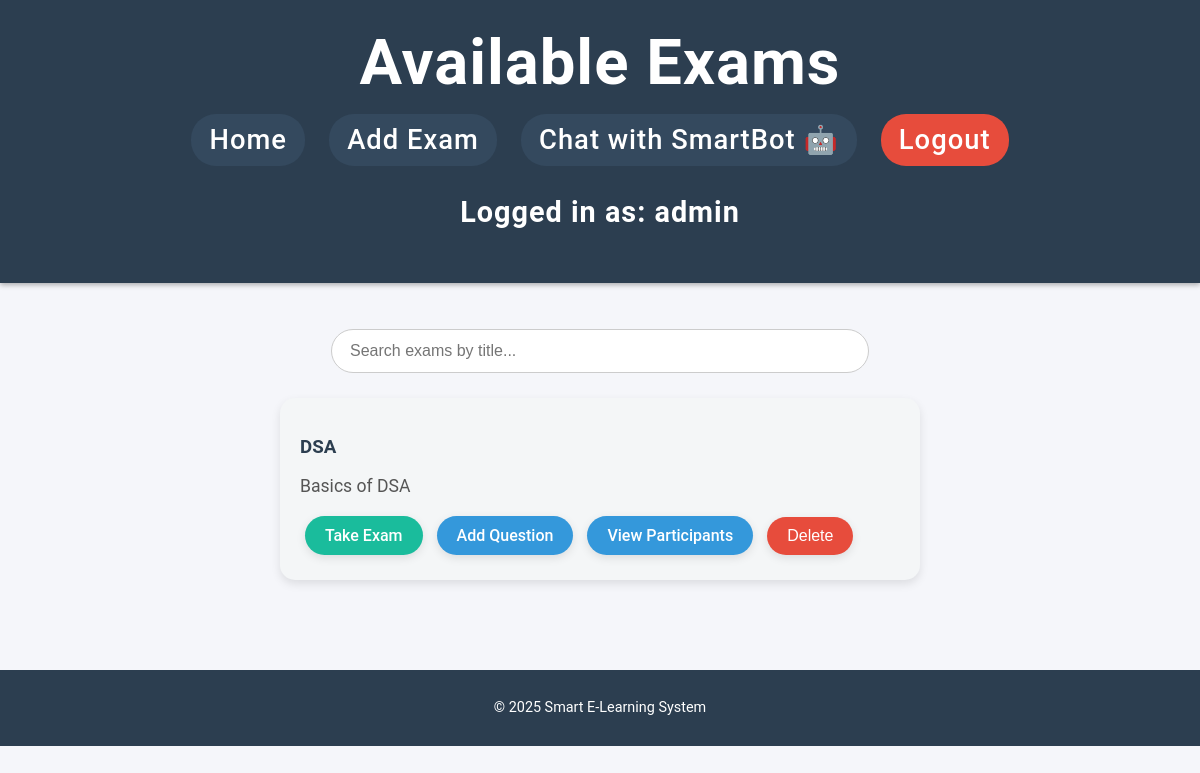
The page /exam_list (signed in) on the database its author committed.
### app.py (models this page shows, shortened)
class User(db.Model):
    id = db.Column(db.Integer, primary_key=True)
    fullname = db.Column(db.String(150), nullable=False)
    email = db.Column(db.String(150), unique=True, nullable=False)
    password_hash = db.Column(db.String(200), nullable=False)
    is_admin = db.Column(db.Boolean, default=False)

class Exam(db.Model):
    id = db.Column(db.Integer, primary_key=True)
    title = db.Column(db.String(150), nullable=False)
    description = db.Column(db.String(300))
    questions = db.relationship('Question', backref='exam', lazy=True)

### app.py (the view)
@app.route('/exam_list')
@login_required
def exam_list():
    exams = Exam.query.all()
    taken_exam_ids = [r.exam_id for r in Result.query.filter_by(user_id=g.user.id).all()]
    return render_template('exam_list.html', exams=exams, taken_exam_ids=taken_exam_ids)

### app.py (called while the page is built)
def login_required(f):
    @wraps(f)
    def decorated_function(*args, **kwargs):
        if 'user_id' not in session:
            flash("Please login to access this page.", "warning")
            return redirect(url_for('login'))
        return f(*args, **kwargs)
    return decorated_function

@app.before_request
def load_logged_in_user():
    g.user = None
    if 'user_id' in session:
        g.user = User.query.get(session['user_id'])

### templates/exam_list.html (shortened to what this page needs)
<!DOCTYPE html>
<html lang="en">
<head>
    <link rel="stylesheet" href="{{ url_for('static', filename='style.css') }}">
</head>
<body>
    <header>
        <h1>Available Exams</h1>
        <nav>
            <a href="{{ url_for('home') }}">Home</a>
            {% if g.user.is_admin %}
                <a href="{{ url_for('add_exam') }}">Add Exam</a>
            {% endif %}
            <a href="{{ url_for('chat') }}">Chat with SmartBot 🤖</a>
            <a href="{{ url_for('logout') }}" class="logout">Logout</a>
        </nav>
        {% if g.user %}
        <p>Logged in as: <strong>{{ g.user.fullname }}</strong></p>
        {% endif %}
    </header>
    <main>
        <div class="search-box">
            <input type="text" id="searchInput" placeholder="Search exams by title...">
        </div>
        {% if exams %}
            <div id="examContainer">
                {% for exam in exams %}
                    <div class="exam-card">
                        <h3 class="exam-title">
                            {{ exam.title }}
                        </h3>
                        <p>{{ exam.description or "No description available." }}</p>
                        {% if exam.id in taken_exam_ids %}
                            <a class="btn btn-disabled">Already Taken</a>
                        {% else %}
                            <a href="{{ url_for('take_exam', exam_id=exam.id) }}" class="btn">Take Exam</a>
                        {% endif %}
                        {% if g.user.is_admin %}
                            <a href="{{ url_for('add_question', exam_id=exam.id) }}" class="btn btn-info">Add Question</a>
                            <a href="{{ url_for('exam_participants', exam_id=exam.id) }}" class="btn btn-info">View Participants</a>
                            <form action="{{ url_for('delete_exam', exam_id=exam.id) }}" method="POST" style="display:inline;">
                                <button type="submit" class="btn btn-danger" onclick="return confirm('Are you sure you want to delete this exam?');">Delete</button>
                            </form>
                        {% endif %}
                    </div>
                {% endfor %}
            </div>
        {% else %}
            <p>No exams available yet.</p>
        {% endif %}
    </main>
    <footer>
        <p>© 2025 Smart E-Learning System</p>
    </footer>
</body>
</html>

### static/style.css (style rules this page uses)
body { font-family: 'Roboto', Arial, sans-serif; background-color: #f5f6fa; margin: 0; padding: 0; color: #2c3e50; text-align: center; }
header { background-color: #2c3e50; color: #ecf0f1; padding: 25px 0 15px 0; font-size: 1.8em; font-weight: 600; letter-spacing: 1px; box-shadow: 0 2px 10px rgba(0,0,0,0.15); }
header h1 { margin: 0 0 15px 0; font-size: 2em; }
nav { margin-top: 5px; }
nav a { color: #ecf0f1; text-decoration: none; background-color: #34495e; margin: 0 8px; padding: 10px 18px; border-radius: 25px; font-size: 0.95em; font-weight: 500; transition: background-color 0.3s ease, transform 0.2s ease; display: inline-block; }
nav a.logout { background-color: #e74c3c; }
main { padding: 40px 20px; }
main p { font-size: 1.1em; color: #34495e; }
input[type="text"], input[type="email"], input[type="password"], textarea { width: 100%; padding: 12px; margin-top: 6px; border: 1px solid #bdc3c7; border-radius: 8px; font-size: 0.95em; transition: border-color 0.3s ease, box-shadow 0.3s ease; resize: vertical; }
.btn, button { background-color: #1abc9c; color: #ffffff; border: none; padding: 14px 25px; border-radius: 10px; margin-top: 20px; cursor: pointer; font-weight: 600; font-size: 1em; transition: background-color 0.3s ease, transform 0.2s ease, box-shadow 0.3s ease; display: inline-block; box-shadow: 0 3px 10px rgba(0,0,0,0.1); }
footer { background-color: #2c3e50; color: #ecf0f1; padding: 15px 0; margin-top: 40px; font-size: 0.9em; }

### templates/exam_list.html (style rules this page uses)
header { background-color: #2c3e50; padding: 25px 0; text-align: center; color: white; box-shadow: 0 2px 5px rgba(0,0,0,0.3); }
header h1 { font-size: 2.2em; margin-bottom: 15px; }
nav a { text-decoration: none; color: white; background-color: #34495e; padding: 10px 18px; margin: 0 8px; border-radius: 25px; font-weight: 500; transition: background-color 0.3s, transform 0.2s; display: inline-block; }
nav a.logout { background-color: #e74c3c; }
main { padding: 40px 20px; text-align: center; }
.search-box { margin: 0 auto 25px; text-align: center; }
.search-box input { width: 60%; max-width: 500px; padding: 12px 18px; border-radius: 25px; border: 1px solid #ccc; font-size: 1em; outline: none; transition: box-shadow 0.3s; }
.exam-card { background-color: #f4f6f7; width: 80%; max-width: 600px; margin: 20px auto; border-radius: 15px; padding: 20px; box-shadow: 0 4px 10px rgba(0,0,0,0.1); text-align: left; transition: transform 0.2s; }
.exam-card h3 { color: #2c3e50; margin-bottom: 10px; }
.exam-card p { color: #555; margin-bottom: 15px; }
.btn { display: inline-block; padding: 10px 20px; background-color: #1abc9c; color: white; border-radius: 25px; text-decoration: none; font-weight: 500; transition: background-color 0.3s, transform 0.2s; margin: 5px; }
.btn-danger { background-color: #e74c3c; }
.btn-info { background-color: #3498db; }
footer { text-align: center; background-color: #2c3e50; color: white; padding: 15px 0; margin-top: 30px; }

### rows shown on the page
User: user.fullname "admin"
Exam: title "DSA", description "Basics of DSA"
